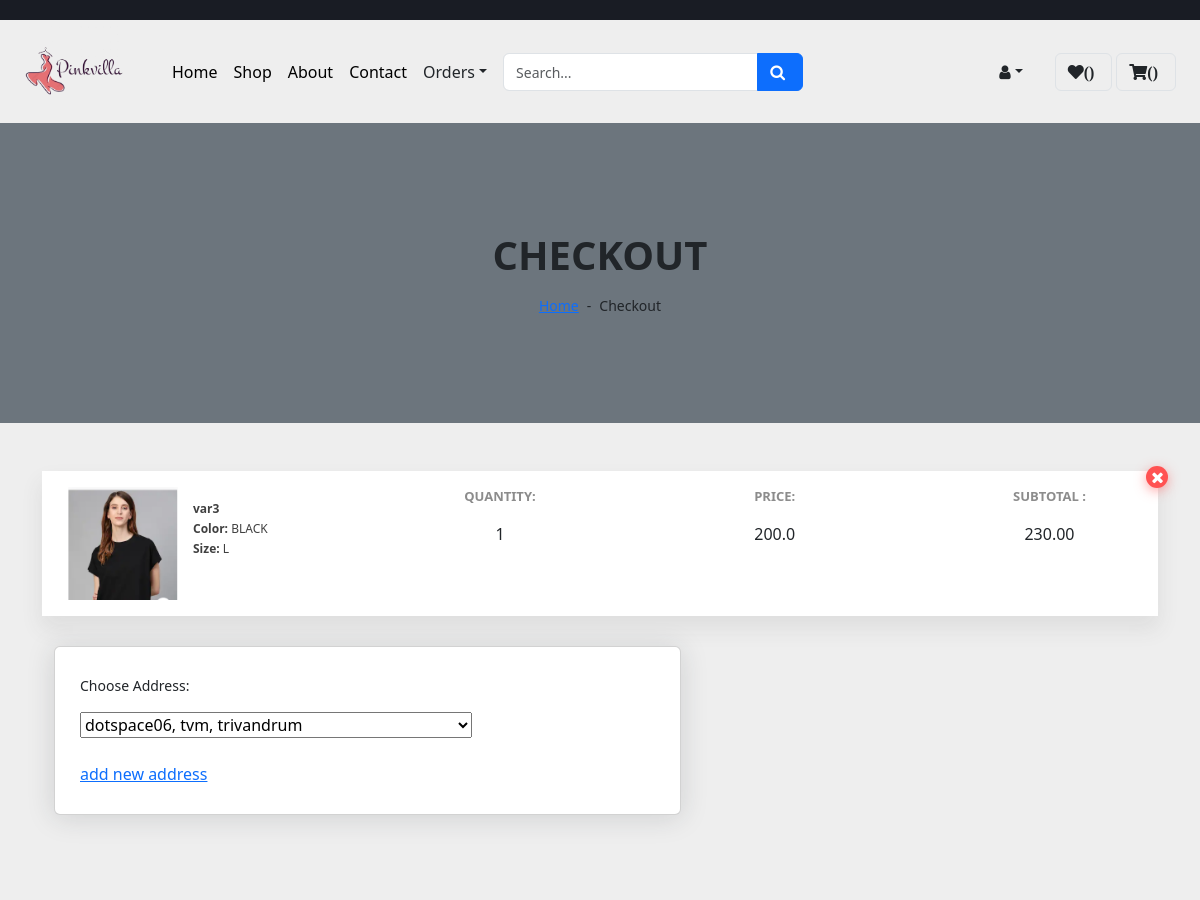
Before: /checkout/ (signed in, upper part) with the older database file.
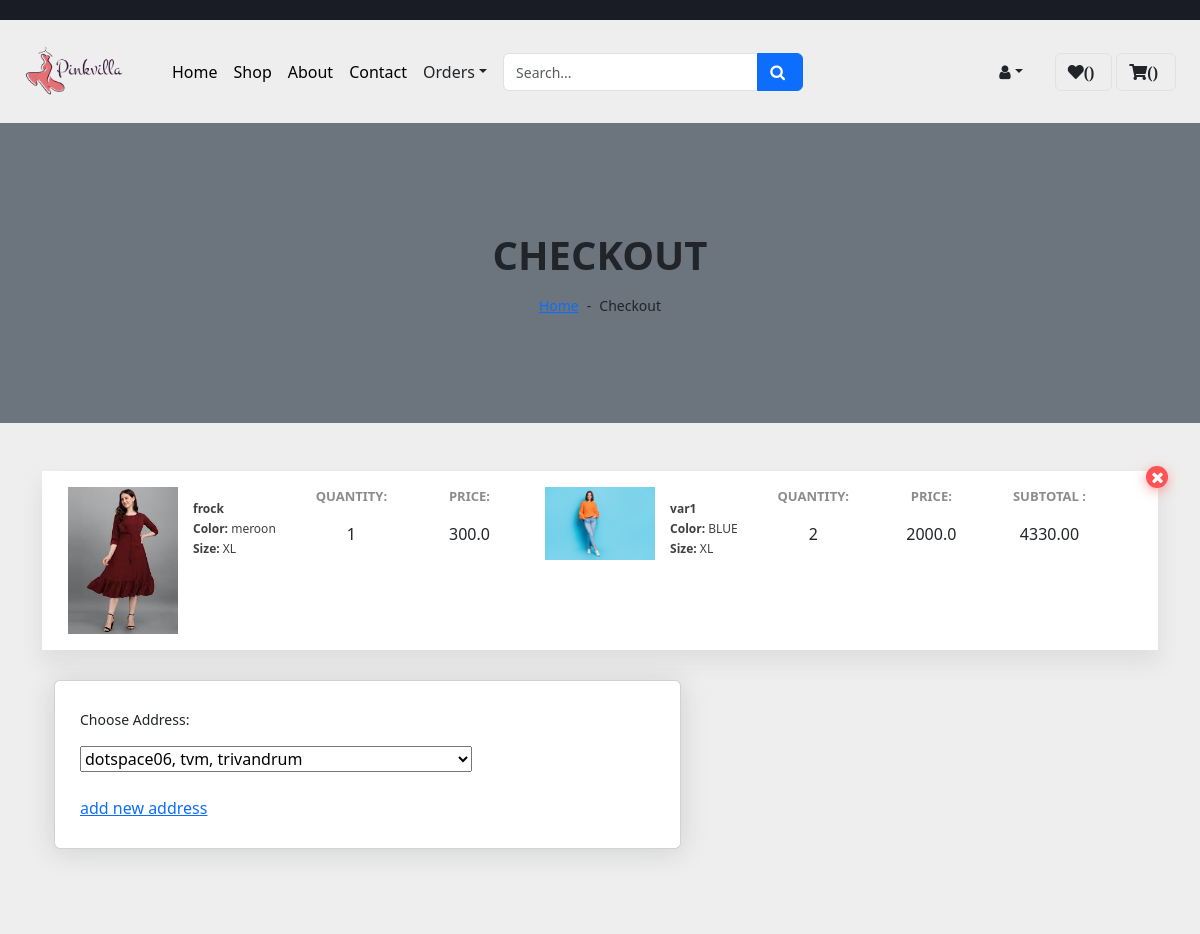
After: the same page with the newer database file.
### app1/models.py (models this page shows, shortened)
class Cart(models.Model):
    username = models.ForeignKey(custom_user,on_delete=models.CASCADE)
    variant = models.ForeignKey(Variant,on_delete=models.CASCADE)
    coupon = models.ForeignKey(Coupon, on_delete=models.SET_NULL,null=True,blank= True)
    discount_price= models.DecimalField(max_digits=10,decimal_places=2,default=0)
    quantity = models.PositiveIntegerField(default=1)
    def total_cost(self):
        return self.quantity * self.variant.price

class Variant(models.Model):
    id = models.AutoField(primary_key=True)
    variant = models.CharField(max_length=100,blank= True,null= True)
    Product = models.ForeignKey(Product,on_delete=models.CASCADE)
    Color = models.ForeignKey(Color,on_delete=models.CASCADE)
    Size = models.ForeignKey(Size,on_delete=models.CASCADE)
    quantity = models.IntegerField(default=1)
    price = models.FloatField(default=0)
    image1 = models.ImageField(blank=True, upload_to='images/')
    image2 = models.ImageField(blank=True, upload_to='images/')
    image3 = models.ImageField(blank=True, upload_to='images/')
    image4 = models.ImageField(blank=True, upload_to='images/')

class Color(models.Model):
    color = models.CharField(max_length=50)
    def __str__(self):
        return self.color

class Size(models.Model):
    size = models.CharField(max_length=20)
    def __str__(self):
        return self.size

### app1/views.py (the view, shortened to what this page needs)
# urls.py: path('checkout/', views.checkout, name='checkout'),
def checkout(request):
  if "username" in request.session:
    print(RAZORPAY_API_SECRET_KEY,"####################")
    username=custom_user.objects.get(username=request.session["username"])
    cartobj = Cart.objects.filter(username = username)
    addobj = Address.objects.filter(username = username)
    total_cost = sum(item.total_cost() for item in cartobj)+40
    coupon_discount = sum(item.coupon.discount_price for item in cartobj if item.coupon)
    total_cost =Decimal(total_cost) - coupon_discount
    client = razorpay.Client(
    auth=(RAZORPAY_API_KEY, RAZORPAY_API_SECRET_KEY))
    amount=int(total_cost*100)
    currency='INR'
    data = dict(amount=amount,currency=currency,payment_capture=1)
    payment_order = client.order.create(data=data)
    payment_order_id=payment_order['id']
    context = {
            'username': username,
            'cartobj': cartobj,
            'addobj': addobj,
            'total_cost':total_cost,
            "api_key":RAZORPAY_API_KEY,
            "amount":400,
            "order_id":payment_order_id,
            }
    return render (request,"checkout.html",context)

### app1/templates/Checkout.html (shortened to what this page needs)
{% extends 'product_detail.html' %}
{% load static %}
{% block main-content %}
 <div class="container-fluid bg-secondary mb-5">
    <div class="d-flex flex-column align-items-center justify-content-center" style="min-height: 300px">
        <h1 class="font-weight-semi-bold text-uppercase mb-3">Checkout</h1>
        <div class="d-inline-flex">
            <p class="m-0"><a href="">Home</a></p>
            <p class="m-0 px-2">-</p>
            <p class="m-0">Checkout</p>
        </div>
    </div>
</div>
<link href="https://maxcdn.bootstrapcdn.com/font-awesome/4.3.0/css/font-awesome.min.css" rel="stylesheet">
  <div class="container pb-5 mb-2">
      <div class="cart-item d-md-flex justify-content-between"><span class="remove-item"><i class="fa fa-times"></i></span>
          {% for item in cartobj %}
            <div class="px-3 my-3">
                    <div class="cart-item-product-thumb">
                      <img src="{{ item.variant.image1.url }}" alt="" class="img-fluid">
                    </div>
                    <div class="cart-item-product-info">
                        <span><strong>{{ item.variant.variant }}</strong> </span>
                        <span><strong>Color:</strong> {{item.variant.Color}}</span>
                        <span><strong>Size:</strong> {{item.variant.Size}}</span>
                    </div>
            </div>
          <div class="px-3 my-3 text-center">
              <div class="cart-item-label">Quantity:</div>
                <div class="count-input">
                  {{ item.quantity }}
              </div>
            </div>
              <div class="px-3 my-3 text-center">
              <div class="cart-item-label">Price:</div>
              <div class="count-input">
                {{ item.variant.price }}
              </div>
          </div>
          {% endfor%}
          <div class="px-3 my-3 text-center">
              <div class="cart-item-label">Subtotal :</div>
              <div id="total_cost" class="count-input">
                {{total_cost}}
              </div>
          </div>
        </div>
  <aside class =" col-md-7">
    <div class = "card mb-3">
        <div class = " card-body">
          <form action="{% url 'checkout'  %}" method="POST" name="order_post">
                          <div>
                                  <p>Choose Address: </p>
                                  <select id="addressid" name="address">
                                      {% for address in addobj %}
                                          <option value="{{ address.flat }}">{{ address.flat }}, {{ address.locality }}, {{ address.city }}</option>
                                      {% endfor %}
                                  </select>
                                  <br><br>
                                <a class  href="{% url 'user_profile' %}">add new address</a>
                          </div>
                      </div>
                  </div>
                  <br>
                </div>
{% endblock main-content %}

Changed rows visible on the page:
removed Cart: variant.image1 (picture), variant.variant "var3", variant.Color "BLACK", variant.Size "L", quantity "1", variant.price "200.0"
added Cart: variant.image1 (picture), variant.variant "frock", variant.Color "meroon", variant.Size "XL", quantity "1", variant.price "300.0"
added Cart: variant.image1 (picture), variant.variant "var1", variant.Color "BLUE", variant.Size "XL", quantity "2", variant.price "2000.0"
Other visible differences:
{{ total_cost }}: "230.00" → "4330.00"
